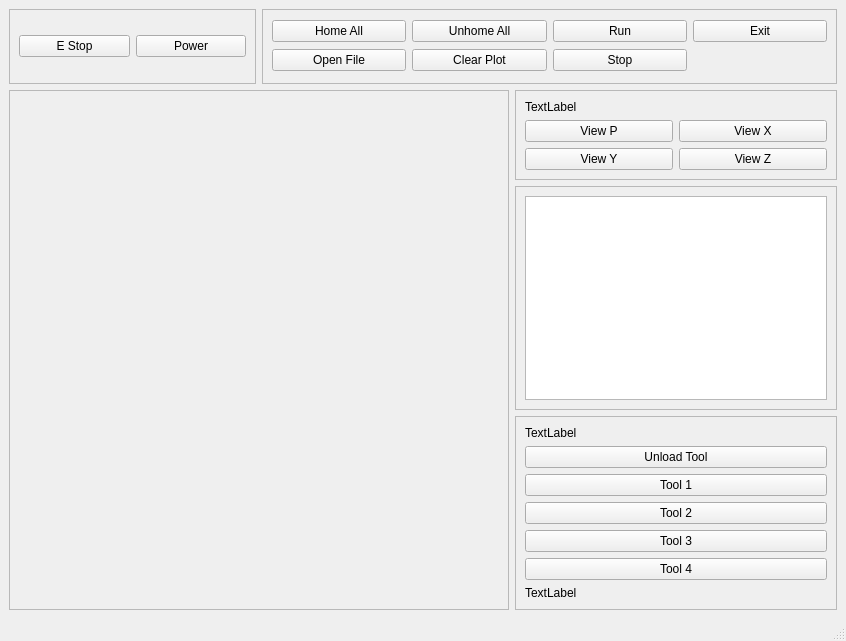
<?xml version="1.0" encoding="UTF-8"?>
<ui version="4.0">
 <class>MainWindow</class>
 <widget class="QMainWindow" name="MainWindow">
  <property name="geometry">
   <rect>
    <x>0</x>
    <y>0</y>
    <width>846</width>
    <height>641</height>
   </rect>
  </property>
  <property name="windowTitle">
   <string>MainWindow</string>
  </property>
  <widget class="QWidget" name="centralwidget">
   <layout class="QGridLayout" name="gridLayout">
    <item row="1" column="2">
     <widget class="QFrame" name="frame_3">
      <property name="frameShape">
       <enum>QFrame::StyledPanel</enum>
      </property>
      <property name="frameShadow">
       <enum>QFrame::Raised</enum>
      </property>
      <layout class="QGridLayout" name="gridLayout_6">
       <item row="2" column="0">
        <widget class="QPushButton" name="view_y_pb">
         <property name="text">
          <string>View Y</string>
         </property>
        </widget>
       </item>
       <item row="2" column="1">
        <widget class="QPushButton" name="view_z_pb">
         <property name="text">
          <string>View Z</string>
         </property>
        </widget>
       </item>
       <item row="1" column="1">
        <widget class="QPushButton" name="view_x_pb">
         <property name="text">
          <string>View X</string>
         </property>
        </widget>
       </item>
       <item row="1" column="0">
        <widget class="QPushButton" name="view_p_pb">
         <property name="text">
          <string>View P</string>
         </property>
        </widget>
       </item>
       <item row="0" column="0" colspan="2">
        <widget class="QLabel" name="task_mode_lb">
         <property name="text">
          <string>TextLabel</string>
         </property>
        </widget>
       </item>
      </layout>
     </widget>
    </item>
    <item row="1" column="0" rowspan="3" colspan="2">
     <widget class="QFrame" name="plot_widget">
      <property name="minimumSize">
       <size>
        <width>500</width>
        <height>450</height>
       </size>
      </property>
      <property name="frameShape">
       <enum>QFrame::StyledPanel</enum>
      </property>
      <property name="frameShadow">
       <enum>QFrame::Raised</enum>
      </property>
     </widget>
    </item>
    <item row="0" column="0">
     <widget class="QFrame" name="frame">
      <property name="sizePolicy">
       <sizepolicy hsizetype="Preferred" vsizetype="Preferred">
        <horstretch>0</horstretch>
        <verstretch>0</verstretch>
       </sizepolicy>
      </property>
      <property name="minimumSize">
       <size>
        <width>0</width>
        <height>75</height>
       </size>
      </property>
      <property name="frameShape">
       <enum>QFrame::StyledPanel</enum>
      </property>
      <property name="frameShadow">
       <enum>QFrame::Raised</enum>
      </property>
      <layout class="QGridLayout" name="gridLayout_2">
       <item row="0" column="0">
        <widget class="QPushButton" name="estop_pb">
         <property name="text">
          <string>E Stop</string>
         </property>
        </widget>
       </item>
       <item row="0" column="1">
        <widget class="QPushButton" name="power_pb">
         <property name="text">
          <string>Power</string>
         </property>
        </widget>
       </item>
      </layout>
     </widget>
    </item>
    <item row="0" column="1" colspan="2">
     <widget class="QFrame" name="frame_2">
      <property name="sizePolicy">
       <sizepolicy hsizetype="Preferred" vsizetype="Preferred">
        <horstretch>0</horstretch>
        <verstretch>0</verstretch>
       </sizepolicy>
      </property>
      <property name="frameShape">
       <enum>QFrame::StyledPanel</enum>
      </property>
      <property name="frameShadow">
       <enum>QFrame::Raised</enum>
      </property>
      <layout class="QGridLayout" name="gridLayout_3">
       <item row="0" column="1">
        <widget class="QPushButton" name="unhome_all_pb">
         <property name="text">
          <string>Unhome All</string>
         </property>
        </widget>
       </item>
       <item row="0" column="3">
        <widget class="QPushButton" name="quit_pb">
         <property name="text">
          <string>Exit</string>
         </property>
        </widget>
       </item>
       <item row="0" column="0">
        <widget class="QPushButton" name="home_all_pb">
         <property name="text">
          <string>Home All</string>
         </property>
        </widget>
       </item>
       <item row="1" column="0">
        <widget class="QPushButton" name="open_pb">
         <property name="text">
          <string>Open File</string>
         </property>
        </widget>
       </item>
       <item row="1" column="1">
        <widget class="QPushButton" name="view_clear_pb">
         <property name="text">
          <string>Clear Plot</string>
         </property>
        </widget>
       </item>
       <item row="0" column="2">
        <widget class="QPushButton" name="run_pb">
         <property name="text">
          <string>Run</string>
         </property>
        </widget>
       </item>
       <item row="1" column="2">
        <widget class="QPushButton" name="stop_pb">
         <property name="text">
          <string>Stop</string>
         </property>
        </widget>
       </item>
      </layout>
     </widget>
    </item>
    <item row="2" column="2">
     <widget class="QFrame" name="frame_6">
      <property name="frameShape">
       <enum>QFrame::StyledPanel</enum>
      </property>
      <property name="frameShadow">
       <enum>QFrame::Raised</enum>
      </property>
      <layout class="QVBoxLayout" name="verticalLayout">
       <item>
        <widget class="QPlainTextEdit" name="gcode_pte"/>
       </item>
      </layout>
     </widget>
    </item>
    <item row="3" column="2">
     <widget class="QFrame" name="frame_5">
      <property name="frameShape">
       <enum>QFrame::StyledPanel</enum>
      </property>
      <property name="frameShadow">
       <enum>QFrame::Raised</enum>
      </property>
      <layout class="QGridLayout" name="gridLayout_5">
       <item row="2" column="0">
        <widget class="QPushButton" name="tool_change_pb_1">
         <property name="text">
          <string>Tool 1</string>
         </property>
        </widget>
       </item>
       <item row="3" column="0">
        <widget class="QPushButton" name="tool_change_pb_2">
         <property name="text">
          <string>Tool 2</string>
         </property>
        </widget>
       </item>
       <item row="4" column="0">
        <widget class="QPushButton" name="tool_change_pb_3">
         <property name="text">
          <string>Tool 3</string>
         </property>
        </widget>
       </item>
       <item row="5" column="0">
        <widget class="QPushButton" name="tool_change_pb_4">
         <property name="text">
          <string>Tool 4</string>
         </property>
        </widget>
       </item>
       <item row="0" column="0">
        <widget class="QLabel" name="tool_id_lb">
         <property name="text">
          <string>TextLabel</string>
         </property>
        </widget>
       </item>
       <item row="1" column="0">
        <widget class="QPushButton" name="tool_change_pb_0">
         <property name="text">
          <string>Unload Tool</string>
         </property>
        </widget>
       </item>
       <item row="6" column="0">
        <widget class="QLabel" name="tool_zoffset_lb">
         <property name="text">
          <string>TextLabel</string>
         </property>
        </widget>
       </item>
      </layout>
     </widget>
    </item>
   </layout>
  </widget>
  <widget class="QMenuBar" name="menubar">
   <property name="geometry">
    <rect>
     <x>0</x>
     <y>0</y>
     <width>846</width>
     <height>24</height>
    </rect>
   </property>
  </widget>
  <widget class="QStatusBar" name="statusbar"/>
 </widget>
 <resources/>
 <connections/>
</ui>
